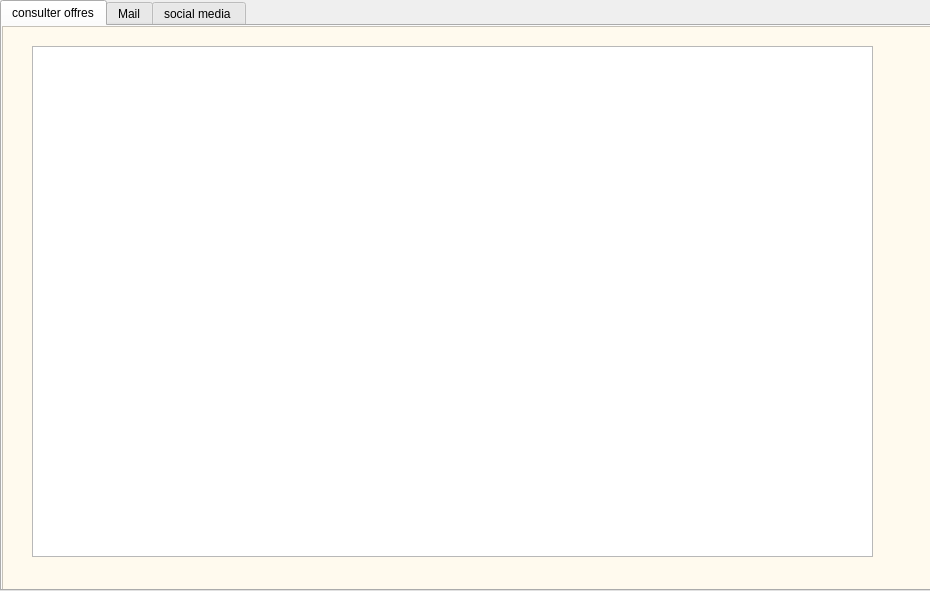
<?xml version="1.0" encoding="UTF-8"?>
<ui version="4.0">
 <class>menu_com</class>
 <widget class="QDialog" name="menu_com">
  <property name="geometry">
   <rect>
    <x>0</x>
    <y>0</y>
    <width>930</width>
    <height>591</height>
   </rect>
  </property>
  <property name="windowTitle">
   <string>Dialog</string>
  </property>
  <widget class="QTabWidget" name="tabWidget">
   <property name="geometry">
    <rect>
     <x>0</x>
     <y>0</y>
     <width>951</width>
     <height>591</height>
    </rect>
   </property>
   <property name="currentIndex">
    <number>0</number>
   </property>
   <widget class="QWidget" name="tab_consut_offre">
    <attribute name="title">
     <string>consulter offres</string>
    </attribute>
    <widget class="QGraphicsView" name="graphicsView">
     <property name="geometry">
      <rect>
       <x>0</x>
       <y>0</y>
       <width>961</width>
       <height>581</height>
      </rect>
     </property>
     <property name="styleSheet">
      <string notr="true">background-color: rgb(255, 250, 238);</string>
     </property>
    </widget>
    <widget class="QTableView" name="tableView_offre_com">
     <property name="geometry">
      <rect>
       <x>30</x>
       <y>20</y>
       <width>841</width>
       <height>511</height>
      </rect>
     </property>
    </widget>
   </widget>
   <widget class="QWidget" name="tab_mail">
    <attribute name="title">
     <string>Mail</string>
    </attribute>
    <widget class="QTextEdit" name="textEdit_a">
     <property name="geometry">
      <rect>
       <x>40</x>
       <y>30</y>
       <width>511</width>
       <height>31</height>
      </rect>
     </property>
     <property name="html">
      <string>&lt;!DOCTYPE HTML PUBLIC &quot;-//W3C//DTD HTML 4.0//EN&quot; &quot;http://www.w3.org/TR/REC-html40/strict.dtd&quot;&gt;
&lt;html&gt;&lt;head&gt;&lt;meta name=&quot;qrichtext&quot; content=&quot;1&quot; /&gt;&lt;style type=&quot;text/css&quot;&gt;
p, li { white-space: pre-wrap; }
&lt;/style&gt;&lt;/head&gt;&lt;body style=&quot; font-family:'MS Shell Dlg 2'; font-size:7.8pt; font-weight:400; font-style:normal;&quot;&gt;
&lt;p style=&quot; margin-top:0px; margin-bottom:0px; margin-left:0px; margin-right:0px; -qt-block-indent:0; text-indent:0px;&quot;&gt;&lt;span style=&quot; font-family:'MS Shell Dlg 2'; font-size:10pt; color:#787878;&quot;&gt;à ... &lt;/span&gt;&lt;/p&gt;&lt;/body&gt;&lt;/html&gt;</string>
     </property>
    </widget>
    <widget class="QTextEdit" name="textEdit_obj_2">
     <property name="geometry">
      <rect>
       <x>40</x>
       <y>80</y>
       <width>511</width>
       <height>61</height>
      </rect>
     </property>
     <property name="html">
      <string>&lt;!DOCTYPE HTML PUBLIC &quot;-//W3C//DTD HTML 4.0//EN&quot; &quot;http://www.w3.org/TR/REC-html40/strict.dtd&quot;&gt;
&lt;html&gt;&lt;head&gt;&lt;meta name=&quot;qrichtext&quot; content=&quot;1&quot; /&gt;&lt;style type=&quot;text/css&quot;&gt;
p, li { white-space: pre-wrap; }
&lt;/style&gt;&lt;/head&gt;&lt;body style=&quot; font-family:'MS Shell Dlg 2'; font-size:7.8pt; font-weight:400; font-style:normal;&quot;&gt;
&lt;p style=&quot; margin-top:0px; margin-bottom:0px; margin-left:0px; margin-right:0px; -qt-block-indent:0; text-indent:0px;&quot;&gt;&lt;span style=&quot; font-family:'MS Shell Dlg 2'; color:#888888;&quot;&gt;Object ...&lt;/span&gt;&lt;/p&gt;&lt;/body&gt;&lt;/html&gt;</string>
     </property>
    </widget>
    <widget class="QTextEdit" name="textEdit_cont_2">
     <property name="geometry">
      <rect>
       <x>40</x>
       <y>160</y>
       <width>511</width>
       <height>331</height>
      </rect>
     </property>
     <property name="html">
      <string>&lt;!DOCTYPE HTML PUBLIC &quot;-//W3C//DTD HTML 4.0//EN&quot; &quot;http://www.w3.org/TR/REC-html40/strict.dtd&quot;&gt;
&lt;html&gt;&lt;head&gt;&lt;meta name=&quot;qrichtext&quot; content=&quot;1&quot; /&gt;&lt;style type=&quot;text/css&quot;&gt;
p, li { white-space: pre-wrap; }
&lt;/style&gt;&lt;/head&gt;&lt;body style=&quot; font-family:'MS Shell Dlg 2'; font-size:7.8pt; font-weight:400; font-style:normal;&quot;&gt;
&lt;p style=&quot; margin-top:0px; margin-bottom:0px; margin-left:0px; margin-right:0px; -qt-block-indent:0; text-indent:0px;&quot;&gt;&lt;span style=&quot; font-family:'MS Shell Dlg 2'; color:#818181;&quot;&gt;Contenu ...&lt;/span&gt;&lt;/p&gt;&lt;/body&gt;&lt;/html&gt;</string>
     </property>
    </widget>
    <widget class="QPushButton" name="pushButton_envoi">
     <property name="geometry">
      <rect>
       <x>630</x>
       <y>90</y>
       <width>171</width>
       <height>41</height>
      </rect>
     </property>
     <property name="styleSheet">
      <string notr="true">font: 10pt &quot;MS Shell Dlg 2&quot;;
border-image: url(:/new/logout.png);</string>
     </property>
     <property name="text">
      <string>Envoyer</string>
     </property>
    </widget>
    <widget class="QPushButton" name="pushButton_3">
     <property name="geometry">
      <rect>
       <x>1180</x>
       <y>250</y>
       <width>131</width>
       <height>41</height>
      </rect>
     </property>
     <property name="styleSheet">
      <string notr="true">font: 10pt &quot;MS Shell Dlg 2&quot;;</string>
     </property>
     <property name="text">
      <string>Envoyer</string>
     </property>
    </widget>
    <widget class="QGraphicsView" name="graphicsView_3">
     <property name="geometry">
      <rect>
       <x>0</x>
       <y>0</y>
       <width>1281</width>
       <height>931</height>
      </rect>
     </property>
     <property name="styleSheet">
      <string notr="true">background-color: rgb(255, 250, 238);</string>
     </property>
    </widget>
    <zorder>graphicsView_3</zorder>
    <zorder>textEdit_a</zorder>
    <zorder>textEdit_obj_2</zorder>
    <zorder>textEdit_cont_2</zorder>
    <zorder>pushButton_envoi</zorder>
    <zorder>pushButton_3</zorder>
   </widget>
   <widget class="QWidget" name="tab_media">
    <attribute name="title">
     <string>social media </string>
    </attribute>
    <widget class="QPushButton" name="pushButton">
     <property name="geometry">
      <rect>
       <x>40</x>
       <y>60</y>
       <width>201</width>
       <height>41</height>
      </rect>
     </property>
     <property name="styleSheet">
      <string notr="true">border-image: url(:/new/mail.png);</string>
     </property>
     <property name="text">
      <string>Mail</string>
     </property>
    </widget>
    <widget class="QPushButton" name="pushButton_fb">
     <property name="geometry">
      <rect>
       <x>40</x>
       <y>130</y>
       <width>201</width>
       <height>41</height>
      </rect>
     </property>
     <property name="styleSheet">
      <string notr="true">border-image: url(:/new/fb.png);</string>
     </property>
     <property name="text">
      <string>Facebook</string>
     </property>
    </widget>
    <widget class="QPushButton" name="pushButton_insta">
     <property name="geometry">
      <rect>
       <x>40</x>
       <y>200</y>
       <width>201</width>
       <height>41</height>
      </rect>
     </property>
     <property name="styleSheet">
      <string notr="true">border-image: url(:/new/insta.png);</string>
     </property>
     <property name="text">
      <string>Instagram</string>
     </property>
    </widget>
    <widget class="QPushButton" name="pushButton_lkn">
     <property name="geometry">
      <rect>
       <x>40</x>
       <y>270</y>
       <width>201</width>
       <height>41</height>
      </rect>
     </property>
     <property name="styleSheet">
      <string notr="true">border-image: url(:/new/linked.png);</string>
     </property>
     <property name="text">
      <string>Linkedin</string>
     </property>
    </widget>
    <widget class="QGraphicsView" name="graphicsView_2">
     <property name="geometry">
      <rect>
       <x>0</x>
       <y>0</y>
       <width>1281</width>
       <height>931</height>
      </rect>
     </property>
     <property name="styleSheet">
      <string notr="true">background-color: rgb(255, 250, 238);</string>
     </property>
    </widget>
    <zorder>graphicsView_2</zorder>
    <zorder>pushButton</zorder>
    <zorder>pushButton_fb</zorder>
    <zorder>pushButton_insta</zorder>
    <zorder>pushButton_lkn</zorder>
   </widget>
  </widget>
 </widget>
 <resources/>
 <connections/>
</ui>
